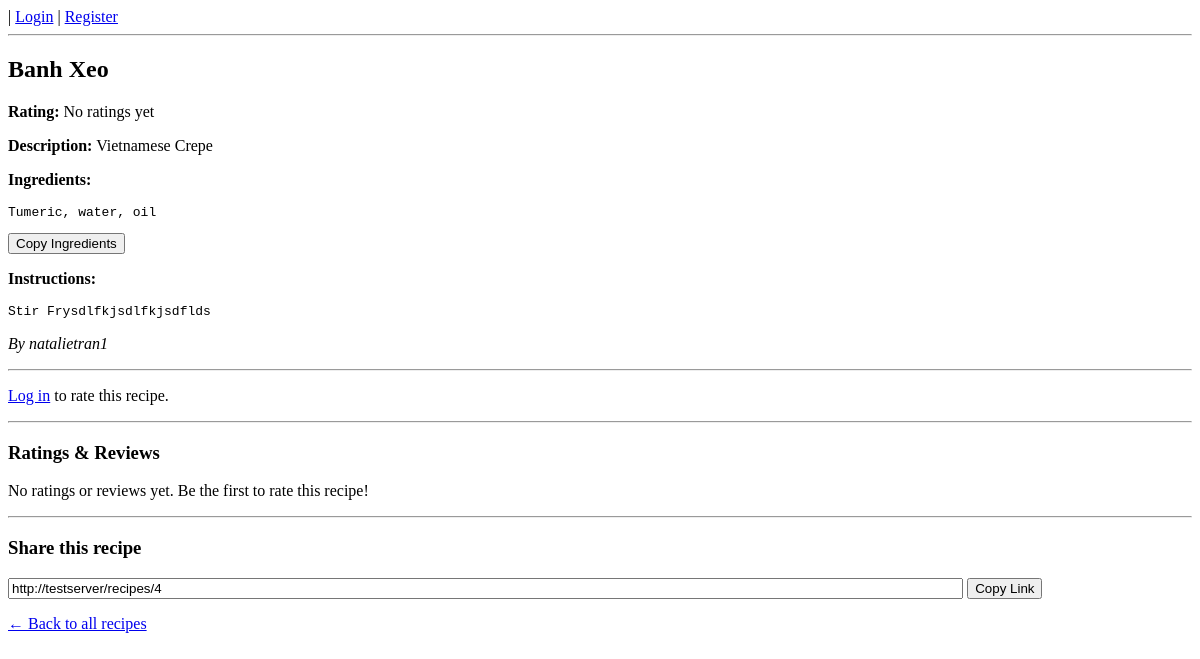
The page /recipes/4 on the database as committed earlier.
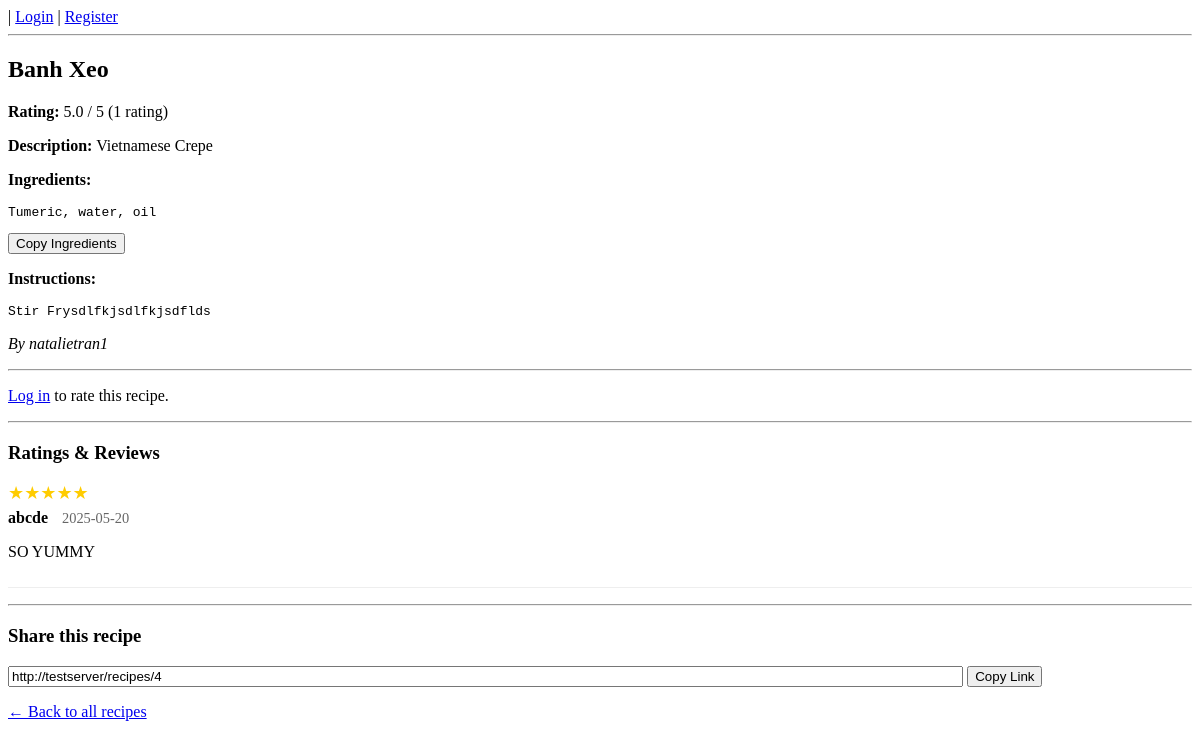
The same page on the database as committed later.
### app/models.py (models this page shows)
class Rating(db.Model):
    id = db.Column(db.Integer, primary_key=True)
    value = db.Column(db.Integer, nullable=False)  # 1-5 stars
    comment = db.Column(db.Text, nullable=True)    # Optional review text
    created_at = db.Column(db.DateTime(timezone=True), server_default=func.now())
    recipe_id = db.Column(db.Integer, db.ForeignKey('recipe.id'), nullable=False)
    user_id = db.Column(db.Integer, db.ForeignKey('user.id'), nullable=False)
    __table_args__ = (db.UniqueConstraint('recipe_id', 'user_id', name='_recipe_user_rating_uc'),)

class User(UserMixin, db.Model):
    id = db.Column(db.Integer, primary_key=True)
    username = db.Column(db.String(100), unique=True, nullable=False)
    email = db.Column(db.String(120), unique=True, nullable=False)
    password = db.Column(db.String(200), nullable=False)
    recipes = db.relationship('Recipe', backref='author', lazy=True)
    ratings = db.relationship('Rating', backref='user', lazy=True)

### app/routes.py (the view)
@app.route('/recipes/<int:recipe_id>')
def view_recipe(recipe_id):
    user = get_current_user()
    recipe = Recipe.query.get_or_404(recipe_id)
    user_rating = None
    if user:
        user_rating = Rating.query.filter_by(
            recipe_id=recipe_id,
            user_id=user.id
        ).first()
    return render_template(
        'view_recipe.html',
        recipe=recipe,
        user=user,
        user_rating=user_rating
    )

### app/models.py (called while the page is built)
    def avg_rating(self):
        if not self.ratings:
            return 0
        return round(sum(r.value for r in self.ratings) / len(self.ratings), 1)

### app/routes.py (called while the page is built)
def get_current_user():
    uid = session.get("user_id")
    return User.query.get(uid) if uid else None

### app/templates/view_recipe.html (shortened to what this page needs)
{% extends "base.html" %}
{% block content %}
  <h2>{{ recipe.title }}</h2>
  <div class="rating-display">
    <p>
      <strong>Rating:</strong>
      {% if recipe.ratings %}
        {{ recipe.avg_rating() }} / 5 ({{ recipe.ratings|length }} rating{% if recipe.ratings|length != 1 %}s{% endif %})
      {% else %}
        No ratings yet
      {% endif %}
    </p>
  </div>
  <p><strong>Description:</strong> {{ recipe.description }}</p>
  <p><strong>Ingredients:</strong></p>
  <pre id="ingredients">{{ recipe.ingredients }}</pre>
  <button type="button" onclick="copyIngredients()">Copy Ingredients</button>
  <p><strong>Instructions:</strong></p>
  <pre>{{ recipe.instructions }}</pre>
  <p><em>By {{ recipe.author.username }}</em></p>
  <hr>
{% if user %}
  <h3>Rate this recipe</h3>
  <form method="POST" action="{{ url_for('rate_recipe', recipe_id=recipe.id) }}">
    <div class="star-rating">
      <input type="radio" id="star5" name="rating" value="5" {% if user_rating and user_rating.value == 5 %}checked{% endif %} required>
      <label for="star5">★</label>
      <input type="radio" id="star4" name="rating" value="4" {% if user_rating and user_rating.value == 4 %}checked{% endif %}>
      <label for="star4">★</label>
      <input type="radio" id="star3" name="rating" value="3" {% if user_rating and user_rating.value == 3 %}checked{% endif %}>
      <label for="star3">★</label>
      <input type="radio" id="star2" name="rating" value="2" {% if user_rating and user_rating.value == 2 %}checked{% endif %}>
      <label for="star2">★</label>
      <input type="radio" id="star1" name="rating" value="1" {% if user_rating and user_rating.value == 1 %}checked{% endif %}>
      <label for="star1">★</label>
    </div>
    <div>
      <label for="comment">Review (optional):</label><br>
      <textarea id="comment" name="comment" rows="3">{{ user_rating.comment if user_rating else '' }}</textarea>
    </div>
    <button type="submit">{% if user_rating %}Update{% else %}Submit{% endif %} Rating</button>
  </form>
{% else %}
  <p><a href="{{ url_for('login') }}">Log in</a> to rate this recipe.</p>
{% endif %}
  <hr>
  <h3>Ratings & Reviews</h3>
  {% if recipe.ratings %}
    <ul class="reviews-list">
      {% for rating in recipe.ratings %}
        <li>
          <div class="review">
            <div class="stars">
              {% for i in range(rating.value) %}★{% endfor %}
            </div>
            <div class="reviewer">
              <strong>{{ rating.user.username }}</strong>
              <span class="date">{{ rating.created_at.strftime('%Y-%m-%d') }}</span>
            </div>
            {% if rating.comment %}
              <p class="comment">{{ rating.comment }}</p>
            {% endif %}
          </div>
        </li>
      {% endfor %}
    </ul>
  {% else %}
    <p>No ratings or reviews yet. Be the first to rate this recipe!</p>
  {% endif %}
  <hr>
  <h3>Share this recipe</h3>
  <div>
    <input type="text" id="share-link" value="{{ request.url }}" readonly style="width:80%">
    <button type="button" onclick="copyLink()">Copy Link</button>
  </div>
  <p><a href="{{ url_for('recipes') }}">&larr; Back to all recipes</a></p>
{% endblock %}

Rows that differ between the two databases and show on the page:
added Rating: avg_rating "5.0", user.username "abcde", created_at "2025-05-20", comment "SO YUMMY"
Other text that changed with them:
{{ recipe.ratings|length }}: (not shown) → "1"
text no longer shown: "No ratings yet No ratings or reviews yet. Be the first to rate this recipe!"
text now shown: "/ 5 ( rating )"
